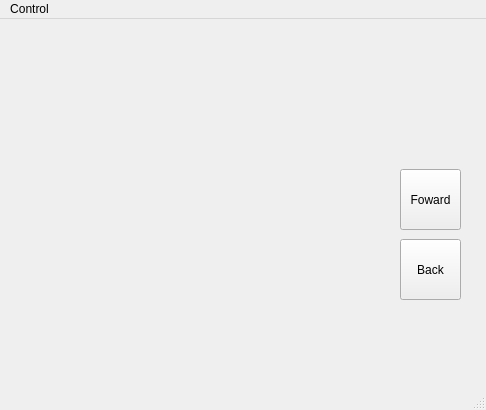
<?xml version="1.0" encoding="UTF-8"?>
<ui version="4.0">
 <class>MainWindow</class>
 <widget class="QMainWindow" name="MainWindow">
  <property name="geometry">
   <rect>
    <x>0</x>
    <y>0</y>
    <width>486</width>
    <height>410</height>
   </rect>
  </property>
  <property name="windowTitle">
   <string>turtlesim_controller</string>
  </property>
  <widget class="QWidget" name="centralwidget">
   <widget class="QPushButton" name="fowardButton">
    <property name="geometry">
     <rect>
      <x>400</x>
      <y>150</y>
      <width>61</width>
      <height>61</height>
     </rect>
    </property>
    <property name="text">
     <string>Foward</string>
    </property>
   </widget>
   <widget class="QPushButton" name="backButton">
    <property name="geometry">
     <rect>
      <x>400</x>
      <y>220</y>
      <width>61</width>
      <height>61</height>
     </rect>
    </property>
    <property name="text">
     <string>Back</string>
    </property>
   </widget>
  </widget>
  <widget class="QMenuBar" name="menubar">
   <property name="geometry">
    <rect>
     <x>0</x>
     <y>0</y>
     <width>486</width>
     <height>20</height>
    </rect>
   </property>
   <widget class="QMenu" name="menuSettings">
    <property name="title">
     <string>Control</string>
    </property>
    <addaction name="actionQuit"/>
   </widget>
   <addaction name="menuSettings"/>
  </widget>
  <widget class="QStatusBar" name="statusbar"/>
  <action name="actionQuit">
   <property name="text">
    <string>Quit</string>
   </property>
  </action>
 </widget>
 <resources/>
 <connections>
  <connection>
   <sender>backButton</sender>
   <signal>clicked()</signal>
   <receiver>MainWindow</receiver>
   <slot>clickedBack()</slot>
   <hints>
    <hint type="sourcelabel">
     <x>434</x>
     <y>270</y>
    </hint>
    <hint type="destinationlabel">
     <x>369</x>
     <y>269</y>
    </hint>
   </hints>
  </connection>
  <connection>
   <sender>fowardButton</sender>
   <signal>clicked()</signal>
   <receiver>MainWindow</receiver>
   <slot>clickedFoward()</slot>
   <hints>
    <hint type="sourcelabel">
     <x>436</x>
     <y>202</y>
    </hint>
    <hint type="destinationlabel">
     <x>369</x>
     <y>200</y>
    </hint>
   </hints>
  </connection>
 </connections>
 <slots>
  <slot>clickedBack()</slot>
  <slot>clickedFoward()</slot>
 </slots>
</ui>
